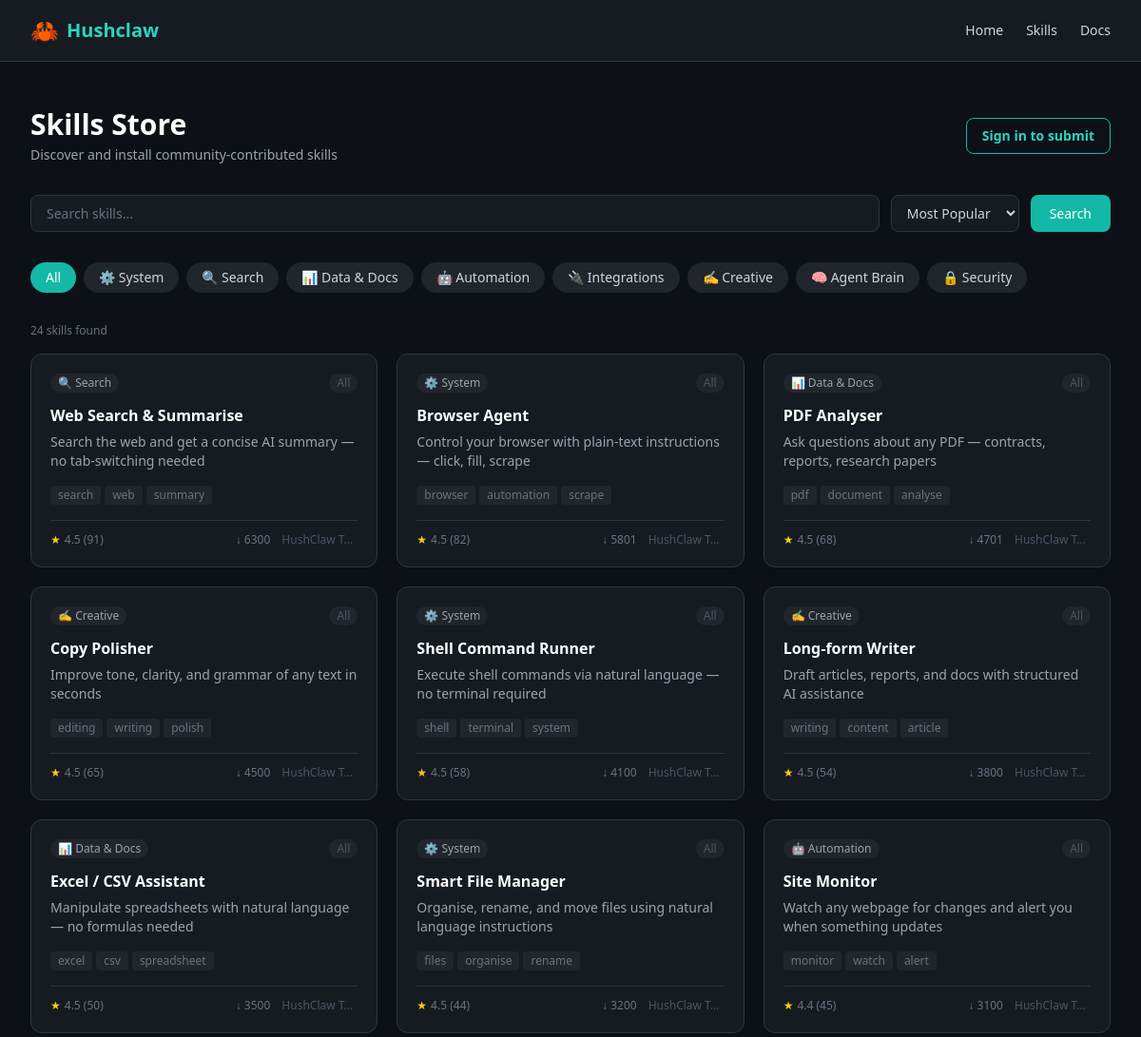
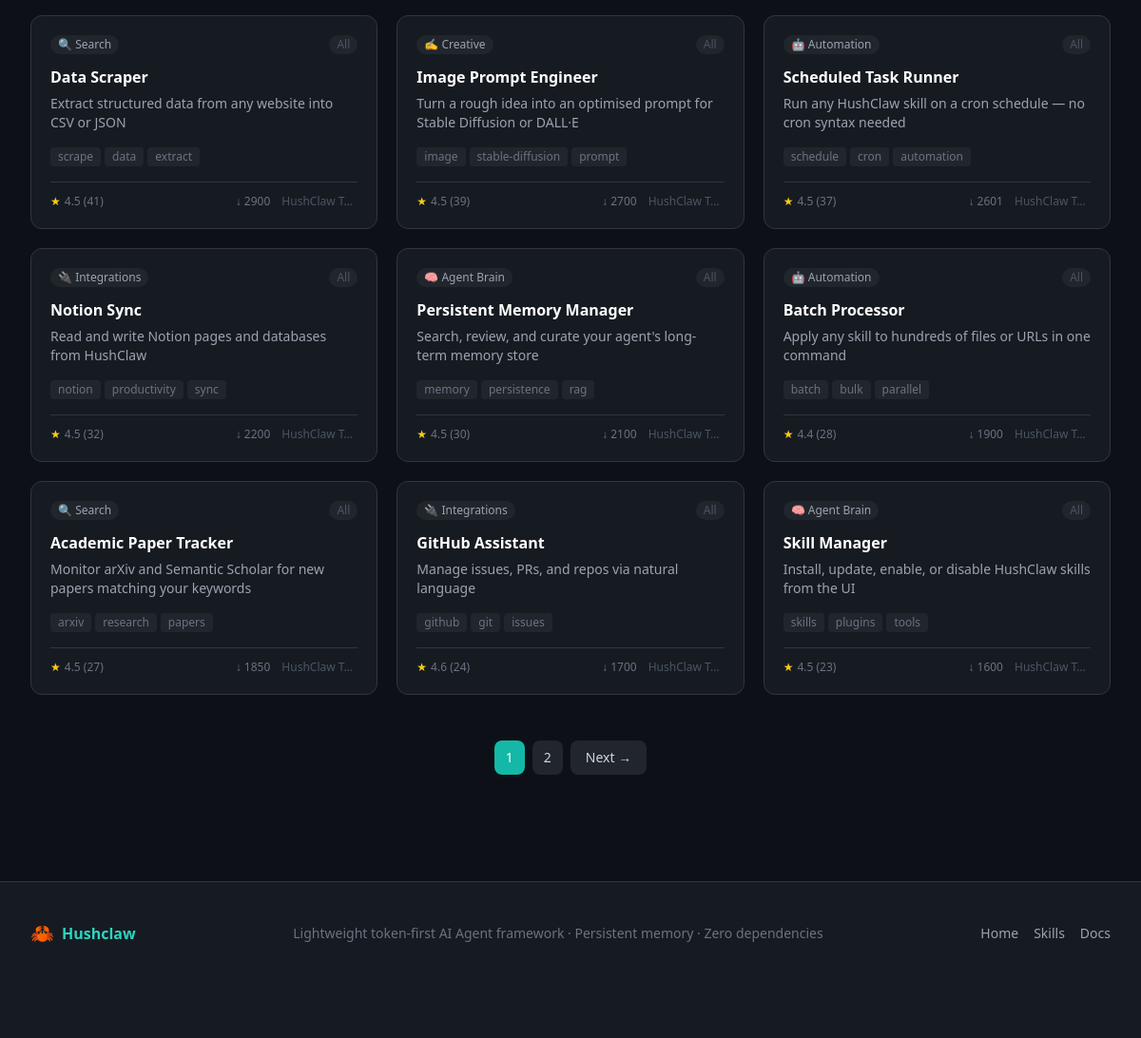
/skills, run on the app's committed database (2 pictures, top to bottom).
### app/models.py (models this page shows, shortened)
class Category(Base):
    __tablename__ = "categories"
    id = Column(Integer, primary_key=True, index=True)
    name = Column(String(100), nullable=False)
    slug = Column(String(100), unique=True, nullable=False)
    icon = Column(String(10), default="📦")
    created_at = Column(DateTime, default=datetime.utcnow)
    skills = relationship("Skill", back_populates="category")

class Skill(Base):
    __tablename__ = "skills"
    id = Column(Integer, primary_key=True, index=True)
    title = Column(String(200), nullable=False)
    description = Column(Text, nullable=False)
    short_desc = Column(String(300), nullable=False)
    category_id = Column(Integer, ForeignKey("categories.id"), nullable=False)
    platform = Column(String(20), default="all")  # all / mac / windows
    install_count = Column(Integer, default=0)
    rating_sum = Column(Integer, default=0)
    rating_count = Column(Integer, default=0)
    author = Column(String(100), default="Hushclaw Team")
    tags = Column(String(500), default="")
    is_active = Column(Boolean, default=True)
    created_at = Column(DateTime, default=datetime.utcnow)
    client_id = Column(String(36), index=True, nullable=True)
    user_id = Column(Integer, ForeignKey("users.id"), nullable=True, index=True)
    skill_slug = Column(String(200), index=True, nullable=True)
    content_hash = Column(String(64), index=True, nullable=True)
    version = Column(String(20), default="1.0.0")
    status = Column(String(20), default="pending")  # pending / approved / rejected
    review_note = Column(Text, nullable=True)
    source_file = Column(Text, nullable=True)
    parent_id = Column(Integer, ForeignKey("skills.id"), nullable=True)
    category = relationship("Category", back_populates="skills")
    ratings = relationship("Rating", back_populates="skill")
    submitter = relationship("User", foreign_keys=[user_id])

### app/routes/skills.py (the view)
@router.get("/skills", response_class=HTMLResponse)
async def skills_list(
    request: Request,
    db: Session = Depends(get_db),
    category: str = Query(""),
    q: str = Query(""),
    sort: str = Query("popular"),
    page: int = Query(1, ge=1),
):
    categories = db.query(Category).all()
    query = db.query(Skill).filter(Skill.is_active == True, Skill.status == "approved")
    if category:
        cat = db.query(Category).filter(Category.slug == category).first()
        if cat:
            query = query.filter(Skill.category_id == cat.id)
    if q:
        query = query.filter(
            Skill.title.contains(q) | Skill.short_desc.contains(q) | Skill.tags.contains(q)
        )
    if sort == "newest":
        query = query.order_by(Skill.created_at.desc())
    elif sort == "rating":
        query = query.order_by((Skill.rating_sum / (Skill.rating_count + 1)).desc())
    else:
        query = query.order_by(Skill.install_count.desc())
    total = query.count()
    total_pages = max(1, (total + PAGE_SIZE - 1) // PAGE_SIZE)
    page = min(page, total_pages)
    skills = query.offset((page - 1) * PAGE_SIZE).limit(PAGE_SIZE).all()
    return templates.TemplateResponse(
        "skills/index.html",
        {
            "request": request,
            "skills": skills,
            "categories": categories,
            "active_category": category,
            "search_query": q,
            "sort": sort,
            "page": page,
            "total_pages": total_pages,
            "total": total,
        },
    )

### app/templates/skills/index.html (shortened to what this page needs)
{% extends "base.html" %}
{% block content %}
<div class="max-w-7xl mx-auto px-4 sm:px-6 lg:px-8 py-12">
  <div class="flex items-center justify-between mb-8">
    <div>
      <h1 class="text-3xl font-bold text-white">Skills Store</h1>
      <p class="text-gray-400 mt-1 text-sm">Discover and install community-contributed skills</p>
    </div>
    {% if request.state.current_user %}
    <a href="/skills/submit"
       class="px-4 py-2 rounded-lg bg-teal-500 hover:bg-teal-400 text-white font-semibold text-sm transition-colors">
      + Submit Skill
    </a>
    {% else %}
    <a href="/auth/login"
       class="px-4 py-2 rounded-lg border border-teal-500 text-teal-400 hover:bg-teal-500 hover:text-white text-sm font-semibold transition-colors">
      Sign in to submit
    </a>
    {% endif %}
  </div>
  <form method="get" action="/skills" class="flex flex-col sm:flex-row gap-3 mb-8">
    <input
      type="text" name="q" value="{{ search_query }}"
      placeholder="Search skills..."
      class="flex-1 bg-navy-800 border border-navy-600 rounded-lg px-4 py-2 text-sm text-white
             placeholder-gray-500 focus:outline-none focus:border-teal-500 transition-colors"
    />
    <select name="sort" onchange="this.form.submit()"
            class="bg-navy-800 border border-navy-600 rounded-lg px-3 py-2 text-sm text-gray-300
                   focus:outline-none focus:border-teal-500 transition-colors">
      <option value="popular" {% if sort == 'popular' %}selected{% endif %}>Most Popular</option>
    </select>
    <button type="submit"
            class="bg-teal-500 hover:bg-teal-400 text-white px-5 py-2 rounded-lg text-sm font-medium transition-colors">
      Search
    </button>
  </form>
  <div class="flex flex-wrap gap-2 mb-8">
    <a href="/skills?sort={{ sort }}{% if search_query %}&q={{ search_query }}{% endif %}"
       class="px-4 py-1.5 rounded-full text-sm font-medium transition-colors
              {% if not active_category %}bg-teal-500 text-white{% else %}bg-navy-700 text-gray-300 hover:bg-navy-600{% endif %}">
      All
    </a>
    {% for cat in categories %}
    <a href="/skills?category={{ cat.slug }}&sort={{ sort }}{% if search_query %}&q={{ search_query }}{% endif %}"
       class="px-4 py-1.5 rounded-full text-sm font-medium transition-colors
              {% if active_category == cat.slug %}bg-teal-500 text-white{% else %}bg-navy-700 text-gray-300 hover:bg-navy-600{% endif %}">
      {{ cat.icon }} {{ cat.name }}
    </a>
    {% endfor %}
  </div>
  {% if total is defined %}
  <p class="text-gray-500 text-xs mb-4">{{ total }} skill{{ 's' if total != 1 else '' }} found</p>
  {% endif %}
  {% if skills %}
  <div class="grid grid-cols-1 sm:grid-cols-2 lg:grid-cols-3 gap-5">
    {% for skill in skills %}
    <a href="/skills/{{ skill.id }}"
       class="bg-navy-800 border border-navy-600 rounded-xl p-5 hover:border-teal-500 transition-colors group flex flex-col">
      <div class="flex items-start justify-between mb-3">
        <span class="text-xs bg-navy-700 text-gray-400 px-2 py-0.5 rounded-full">
          {{ skill.category.icon }} {{ skill.category.name }}
        </span>
        <span class="text-xs px-2 py-0.5 rounded-full
          {% if skill.platform == 'mac' %}text-gray-300 bg-gray-700
          {% elif skill.platform == 'windows' %}text-blue-300 bg-blue-900/30
          {% else %}text-gray-600 bg-navy-700{% endif %}">
          {% if skill.platform == 'mac' %}🍎 Mac
          {% elif skill.platform == 'windows' %}🪟 Windows
          {% else %}All{% endif %}
        </span>
      </div>
      <h2 class="font-semibold text-white group-hover:text-teal-400 transition-colors mb-1.5">{{ skill.title }}</h2>
      <p class="text-gray-400 text-sm line-clamp-2 flex-1 mb-4">{{ skill.short_desc }}</p>
      {% if skill.tag_list %}
      <div class="flex flex-wrap gap-1 mb-4">
        {% for tag in skill.tag_list[:3] %}
        <span class="text-xs bg-navy-700 text-gray-500 px-2 py-0.5 rounded">{{ tag }}</span>
        {% endfor %}
      </div>
      {% endif %}
      <div class="flex items-center justify-between text-xs text-gray-500 pt-3 border-t border-navy-600">
        <div class="flex items-center gap-1">
          {% if skill.avg_rating > 0 %}
          <span class="text-yellow-400">★</span>
          <span>{{ skill.avg_rating }} ({{ skill.rating_count }})</span>
          {% else %}
          <span>No ratings</span>
          {% endif %}
        </div>
        <div class="flex items-center gap-3">
          <span>↓ {{ skill.install_count }}</span>
          <span class="text-gray-600 truncate max-w-[80px]">{{ skill.author }}</span>
        </div>
      </div>
    </a>
    {% endfor %}
  </div>
  {% if total_pages > 1 %}
  <nav class="flex items-center justify-center gap-2 mt-12">
    {% for p in range([1, page - 2]|max, [total_pages + 1, page + 3]|min) %}
    <a href="?category={{ active_category }}&q={{ search_query }}&sort={{ sort }}&page={{ p }}"
       class="px-3 py-2 rounded-lg text-sm transition-colors
              {% if p == page %}bg-teal-500 text-white{% else %}bg-navy-700 hover:bg-navy-600 text-gray-300{% endif %}">
      {{ p }}
    </a>
    {% endfor %}
    {% if page < total_pages %}
    <a href="?category={{ active_category }}&q={{ search_query }}&sort={{ sort }}&page={{ page + 1 }}"
       class="px-4 py-2 rounded-lg bg-navy-700 hover:bg-navy-600 text-gray-300 text-sm transition-colors">
      Next →
    </a>
    {% endif %}
  </nav>
  {% endif %}
  {% else %}
  <div class="text-center py-24 text-gray-500">
    <div class="text-5xl mb-4">🔍</div>
    <p class="text-lg">No skills found</p>
    <p class="text-sm mt-2">Try a different keyword or category</p>
  </div>
  {% endif %}
</div>
{% endblock %}

### data on the page
Category: icon "⚙️", name "System"
Category: icon "🔍", name "Search"
Category: icon "📊", name "Data & Docs"
Category: icon "🤖", name "Automation"
Category: icon "🔌", name "Integrations"
Category: icon "✍️", name "Creative"
Category: icon "🧠", name "Agent Brain"
Category: icon "🔒", name "Security"
Skill: category.icon "🔍", category.name "Search", platform "All", title "Web Search & Summarise", short_desc "Search the web and get a concise AI summary — no tab-switching needed", 3 "search" "web" "summary", avg_rating "4.5", rating_count "91", install_count "6300", author "HushClaw T…"
Skill: category.icon "⚙️", category.name "System", platform "All", title "Browser Agent", short_desc "Control your browser with plain-text instructions — click, fill, scrape", 3 "browser" "automation" "scrape", avg_rating "4.5", rating_count "82", install_count "5801", author "HushClaw T…"
Skill: category.icon "📊", category.name "Data & Docs", platform "All", title "PDF Analyser", short_desc "Ask questions about any PDF — contracts, reports, research papers", 3 "pdf" "document" "analyse", avg_rating "4.5", rating_count "68", install_count "4701", author "HushClaw T…"
Skill: category.icon "✍️", category.name "Creative", platform "All", title "Copy Polisher", short_desc "Improve tone, clarity, and grammar of any text in seconds", 3 "editing" "writing" "polish", avg_rating "4.5", rating_count "65", install_count "4500", author "HushClaw T…"
Skill: category.icon "⚙️", category.name "System", platform "All", title "Shell Command Runner", short_desc "Execute shell commands via natural language — no terminal required", 3 "shell" "terminal" "system", avg_rating "4.5", rating_count "58", install_count "4100", author "HushClaw T…"
Skill: category.icon "✍️", category.name "Creative", platform "All", title "Long-form Writer", short_desc "Draft articles, reports, and docs with structured AI assistance", 3 "writing" "content" "article", avg_rating "4.5", rating_count "54", install_count "3800", author "HushClaw T…"
Skill: category.icon "📊", category.name "Data & Docs", platform "All", title "Excel / CSV Assistant", short_desc "Manipulate spreadsheets with natural language — no formulas needed", 3 "excel" "csv" "spreadsheet", avg_rating "4.5", rating_count "50", install_count "3500", author "HushClaw T…"
Skill: category.icon "⚙️", category.name "System", platform "All", title "Smart File Manager", short_desc "Organise, rename, and move files using natural language instructions", 3 "files" "organise" "rename", avg_rating "4.5", rating_count "44", install_count "3200", author "HushClaw T…"
Skill: category.icon "🤖", category.name "Automation", platform "All", title "Site Monitor", short_desc "Watch any webpage for changes and alert you when something updates", 3 "monitor" "watch" "alert", avg_rating "4.4", rating_count "45", install_count "3100", author "HushClaw T…"
Skill: category.icon "🔍", category.name "Search", platform "All", title "Data Scraper", short_desc "Extract structured data from any website into CSV or JSON", 3 "scrape" "data" "extract", avg_rating "4.5", rating_count "41", install_count "2900", author "HushClaw T…"
Skill: category.icon "✍️", category.name "Creative", platform "All", title "Image Prompt Engineer", short_desc "Turn a rough idea into an optimised prompt for Stable Diffusion or DALL·E", 3 "image" "stable-diffusion" "prompt", avg_rating "4.5", rating_count "39", install_count "2700", author "HushClaw T…"
Skill: category.icon "🤖", category.name "Automation", platform "All", title "Scheduled Task Runner", short_desc "Run any HushClaw skill on a cron schedule — no cron syntax needed", 3 "schedule" "cron" "automation", avg_rating "4.5", rating_count "37", install_count "2601", author "HushClaw T…"
Skill: category.icon "🔌", category.name "Integrations", platform "All", title "Notion Sync", short_desc "Read and write Notion pages and databases from HushClaw", 3 "notion" "productivity" "sync", avg_rating "4.5", rating_count "32", install_count "2200", author "HushClaw T…"
Skill: category.icon "🧠", category.name "Agent Brain", platform "All", title "Persistent Memory Manager", short_desc "Search, review, and curate your agent's long-term memory store", 3 "memory" "persistence" "rag", avg_rating "4.5", rating_count "30", install_count "2100", author "HushClaw T…"
Skill: category.icon "🤖", category.name "Automation", platform "All", title "Batch Processor", short_desc "Apply any skill to hundreds of files or URLs in one command", 3 "batch" "bulk" "parallel", avg_rating "4.4", rating_count "28", install_count "1900", author "HushClaw T…"
Skill: category.icon "🔍", category.name "Search", platform "All", title "Academic Paper Tracker", short_desc "Monitor arXiv and Semantic Scholar for new papers matching your keywords", 3 "arxiv" "research" "papers", avg_rating "4.5", rating_count "27", install_count "1850", author "HushClaw T…"
Skill: category.icon "🔌", category.name "Integrations", platform "All", title "GitHub Assistant", short_desc "Manage issues, PRs, and repos via natural language", 3 "github" "git" "issues", avg_rating "4.6", rating_count "24", install_count "1700", author "HushClaw T…"
Skill: category.icon "🧠", category.name "Agent Brain", platform "All", title "Skill Manager", short_desc "Install, update, enable, or disable HushClaw skills from the UI", 3 "skills" "plugins" "tools", avg_rating "4.5", rating_count "23", install_count "1600", author "HushClaw T…"

### other printed values
{{ total }} "24"
{{ 's' if total != 1 else '' }} "s"
{{ p }} "1" "2"
